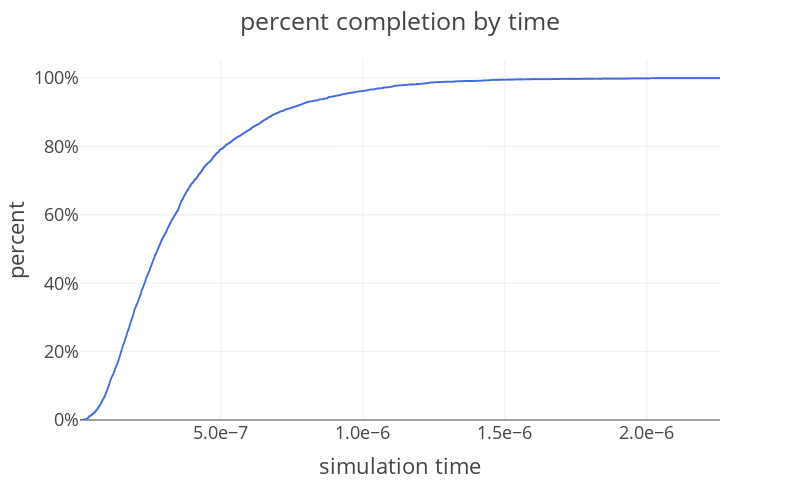

Notebook code cell kept with this figure:
### Code cell
percomplot(fpts, theme='light')

### Figure 1 — Plotly figure (JSON) as saved in the notebook; plotly's stock layout.template omitted (floating-point values rounded to 4 significant figures; data arrays with more than 128 entries replaced by an {"elided": "..."} marker saying what was removed)
{"data": [{"hovertemplate": "variable=0<br>value=%{x}<br>percent=%{y}<extra></extra>", "legendgroup": "0", "line": {"color": "royalblue", "dash": "solid", "shape": "hv", "width": 2}, "marker": {"color": "#636efa", "symbol": "circle"}, "mode": "lines", "name": "0", "showlegend": true, "type": "scattergl", "x": {"elided": "5000 float values"}, "xaxis": "x", "y": {"elided": "5000 float values"}, "yaxis": "y"}], "layout": {"height": 500, "legend": {"title": {"text": "variable"}, "tracegroupgap": 0}, "margin": {"t": 60}, "showlegend": false, "title": {"text": "percent completion by time"}, "width": 800, "xaxis": {"anchor": "y", "domain": [0, 1], "tickformat": ".1e", "title": {"text": "simulation time"}}, "yaxis": {"anchor": "x", "domain": [0, 1], "rangemode": "tozero", "ticksuffix": "%", "title": {"text": "percent"}}}}
